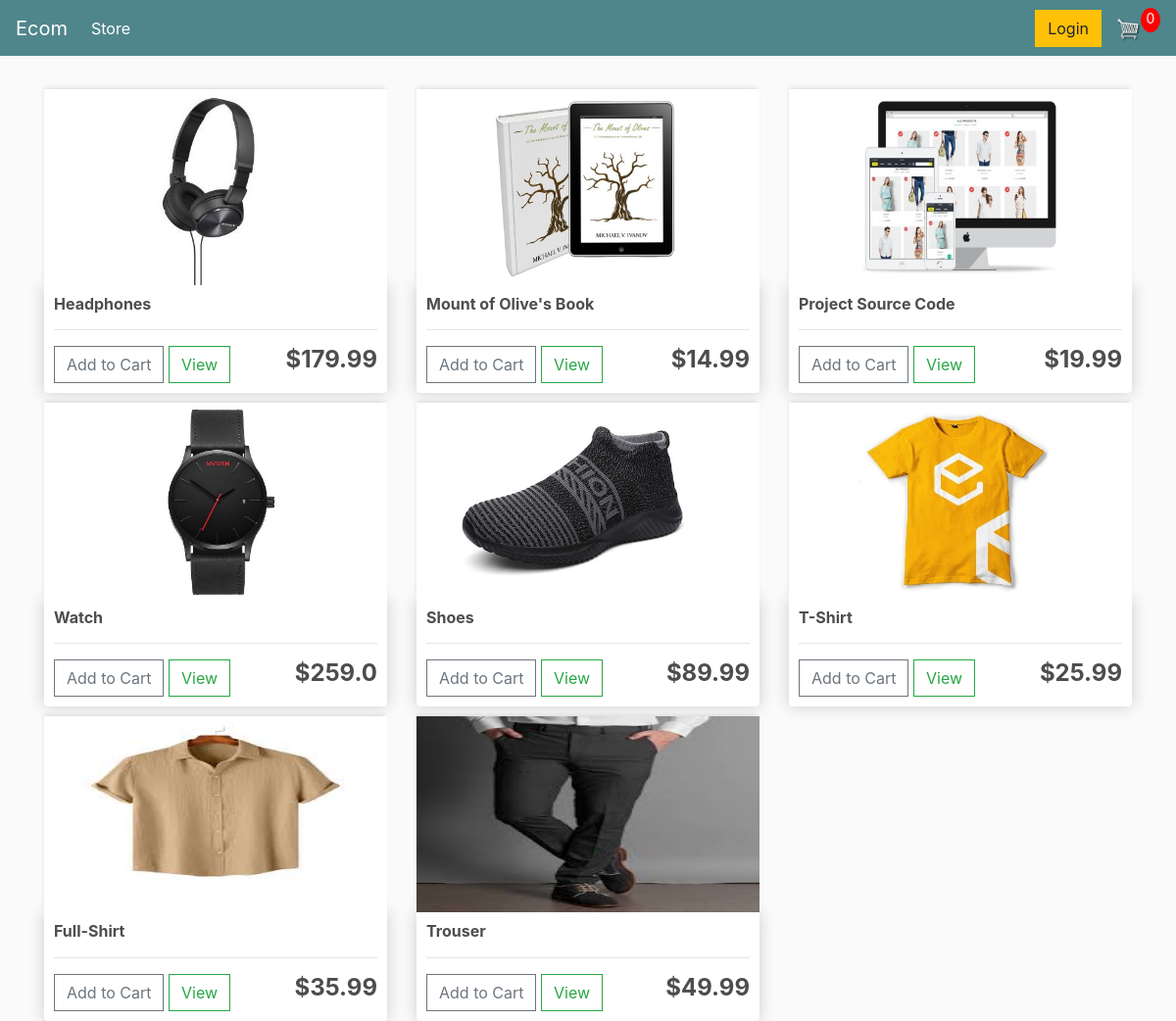
The page / on the database its author committed.
### store/models.py (models this page shows, shortened)
class Product(models.Model):
	name = models.CharField(max_length=200)
	price = models.FloatField()
	digital = models.BooleanField(default=False,null=True, blank=True)
	image = models.ImageField(null=True, blank=True)
	@property
	def imageURL(self):
		try:
			url = self.image.url
		except:
			url = ''
		return url

### store/views.py (the view)
# urls.py: path('', include('store.urls')),
def store(request):
	data = cartData(request)
	cartItems = data['cartItems']
	order = data['order']
	items = data['items']
	products = Product.objects.all()
	context = {'products':products, 'cartItems':cartItems}
	return render(request, 'store/store.html', context)

### store/utils.py (called while the page is built, shortened)
def cookieCart(request):
	try:
		cart = json.loads(request.COOKIES['cart'])
	except:
		cart = {}
		print('CART:', cart)
	items = []
	order = {'get_cart_total':0, 'get_cart_items':0, 'shipping':False}
	cartItems = order['get_cart_items']
	return {'cartItems':cartItems ,'order':order, 'items':items}

def cartData(request):
	if request.user.is_authenticated:
		customer = request.user.customer
		order, created = Order.objects.get_or_create(customer=customer, complete=False)
		items = order.orderitem_set.all()
		cartItems = order.get_cart_items
	else:
		cookieData = cookieCart(request)
		cartItems = cookieData['cartItems']
		order = cookieData['order']
		items = cookieData['items']
	return {'cartItems':cartItems ,'order':order, 'items':items}

### store/templates/store/store.html
{% extends 'store/main.html' %}
{% load static %}
{% block content %}
	<div class="row">
		{% for product in products %}
		<div class="col-lg-4">
			<img class="thumbnail" src="{{product.imageURL}}">
			<div class="box-element product">
				<h6><strong>{{product.name}}</strong></h6>
				<hr>
				<button data-product="{{product.id}}" data-action="add" class="btn btn-outline-secondary add-btn update-cart">Add to Cart</button>
				<a class="btn btn-outline-success" href="#">View</a>
				<h4 style="display: inline-block; float: right"><strong>${{product.price}}</strong></h4>
			</div>
		</div>
		{% endfor %}
	</div>
{% endblock content %}

### store/templates/store/main.html (shortened to what this page needs)
<!DOCTYPE html>
{% load static %}
<html>
<head>
	<link rel="stylesheet" href="https://stackpath.bootstrapcdn.com/bootstrap/4.4.1/css/bootstrap.min.css">
	<link rel="stylesheet" type="text/css" href="{% static 'css/main.css' %}">
</head>
<body>
	<nav class="navbar navbar-expand-lg navbar-dark bg-dark">
	  <a class="navbar-brand" href="{% url 'store' %}">Ecom</a>
	  <div class="collapse navbar-collapse" id="navbarSupportedContent">
	    <ul class="navbar-nav mr-auto">
	      <li class="nav-item active">
	        <a class="nav-link" href="{% url 'store' %}">Store <span class="sr-only">(current)</span></a>
	      </li>
	    </ul>
	    <div class="form-inline my-2 my-lg-0">
	     	<a href="#"class="btn btn-warning">Login</a>
	     	<a href="{% url 'cart' %}">
	    		<img  id="cart-icon" src="{% static 'images/cart.png' %}">
	    	</a>
	    	<p id="cart-total">{{cartItems}}</p>
	    </div>
	  </div>
	</nav>
     <div class="container">
            <br>
            {% block content %}
            {% endblock content %}
         </div>
</body>
</html>

### static/css/main.css (style rules this page uses)
body { background-color: hsl(0, 0%, 98%); }
h1,h2,h3,h4,h5,h6 { color:hsl(0, 0%, 30%); }
.box-element { box-shadow:hsl(0, 0%, 80%) 0 0 16px; background-color: #fff; border-radius: 4px; padding: 10px; }
.thumbnail { width: 100%; height: 200px; -webkit-box-shadow: -1px -3px 5px -2px rgba(214,214,214,1); -moz-box-shadow: -1px -3px 5px -2px rgba(214,214,214,1); box-shadow: -1px -3px 5px -2px rgba(214,214,214,1); }
.product { border-radius: 0 0 4px 4px; }
.bg-dark { background-color: #4f868c!important; }
#cart-icon { width:25px; display: inline-block; margin-left: 15px; }
#cart-total { display: block; text-align: center; color:#fff; background-color: red; width: 20px; height: 25px; border-radius: 50%; font-size: 14px; }
.col-lg-4, .col-lg-6, .col-lg-8, .col-lg-12 { margin-top: 10px; }
.btn { border-radius: 0; }

### rows shown on the page
Product: imageURL (picture), name "Headphones", price "179.99"
Product: imageURL (picture), name "Mount of Olive's Book", price "14.99"
Product: imageURL (picture), name "Project Source Code", price "19.99"
Product: imageURL (picture), name "Watch", price "259.0"
Product: imageURL (picture), name "Shoes", price "89.99"
Product: imageURL (picture), name "T-Shirt", price "25.99"
Product: imageURL (picture), name "Full-Shirt", price "35.99"
Product: imageURL (picture), name "Trouser", price "49.99"

### other values the page prints
{{ cartItems }} "0"
